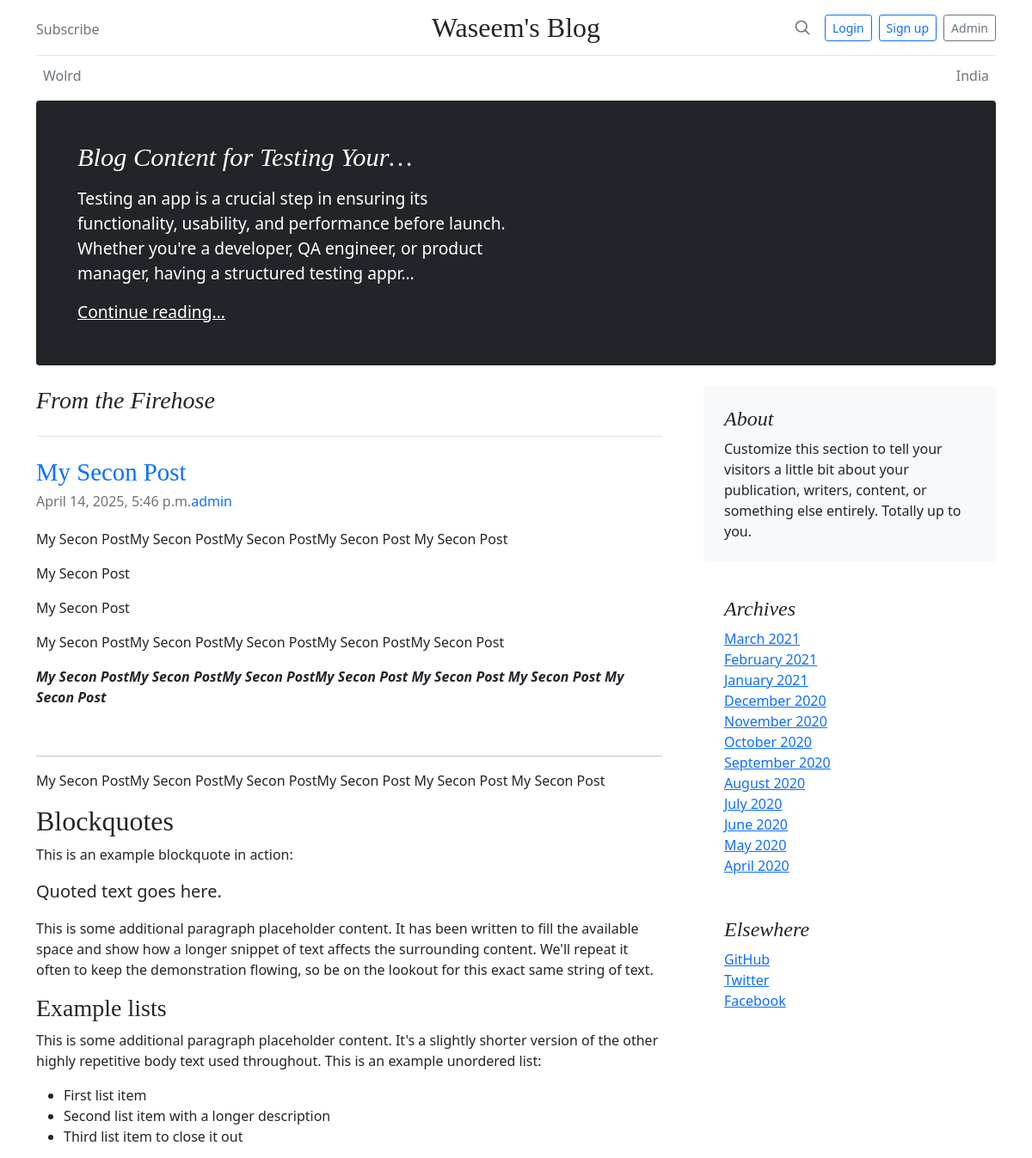
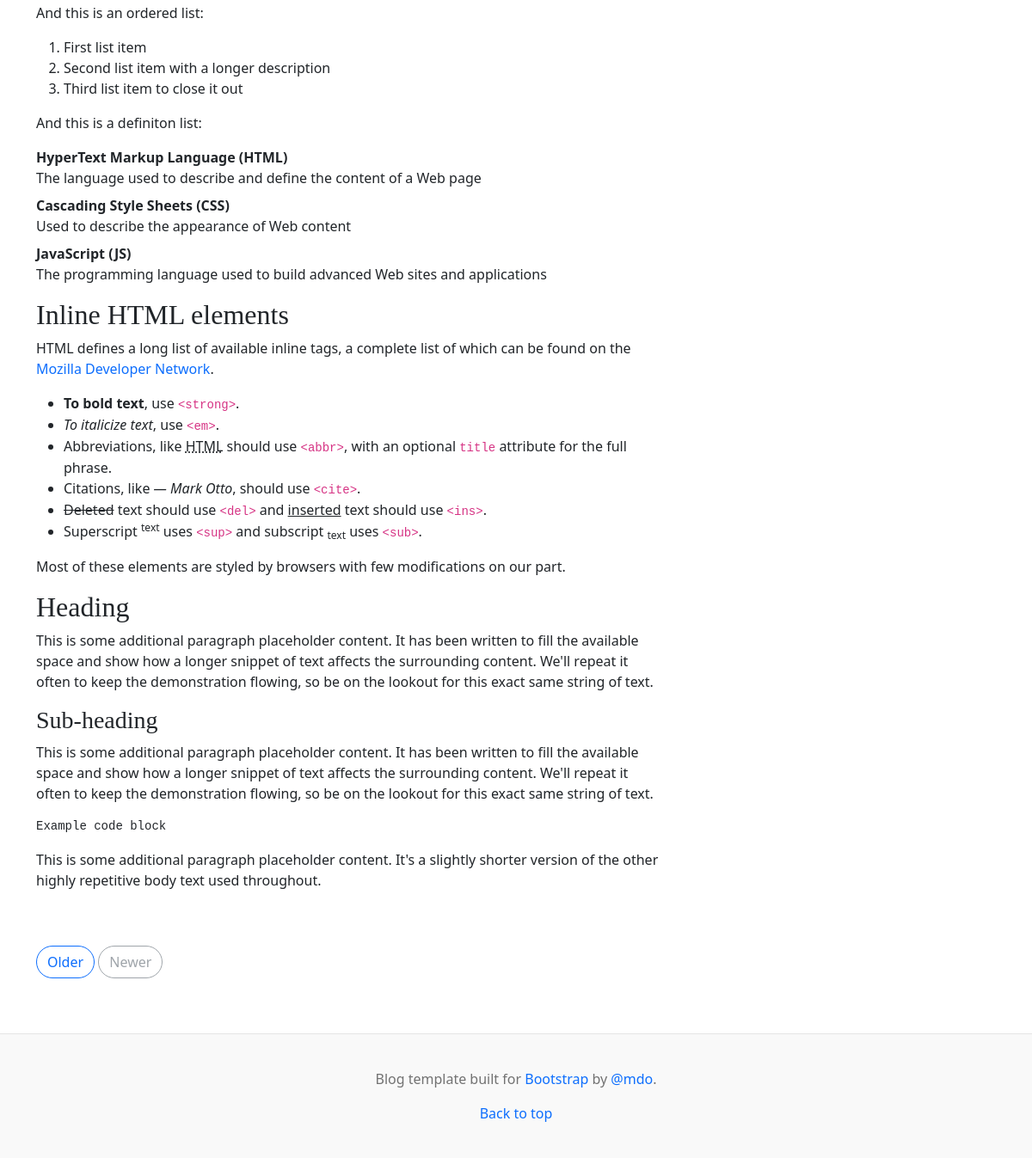
Page /blog/post/2025/4/14/my-secon-post/ on the committed database (2 pictures, top to bottom).
### blog/models.py (models this page shows, shortened)
class Category(models.Model):
    name = models.CharField(max_length=100, unique=True)
    slug = models.SlugField(max_length=100, unique=True)
    description = models.TextField(blank=True)
    class Meta:
        verbose_name_plural = "Categories"

class Post(models.Model):
    STATUS_CHOICES = (
        ('draft', 'Draft'),
        ('published', 'Published'),
    )
    title = models.CharField(max_length=200)
    slug = models.SlugField(max_length=200, unique_for_date='publish_date')
    author = models.ForeignKey(User, on_delete=models.CASCADE, related_name='blog_posts')
    content = RichTextField(config_name='default')
    excerpt = models.TextField(blank=True, max_length=300)
    publish_date = models.DateTimeField(default=timezone.now)
    created_at = models.DateTimeField(auto_now_add=True)
    updated_at = models.DateTimeField(auto_now=True)
    status = models.CharField(max_length=10, choices=STATUS_CHOICES, default='draft')
    featured_image = models.ImageField(upload_to='blog/images/%Y/%m/%d/',blank=True, null=True,
                                        help_text="Upload a featured image for this post (recommended size: 1200x630px),",
                                        default='blog/images/default_post_image.webp' )
    featured = models.BooleanField(default=False)
    categories = models.ManyToManyField(Category, related_name='posts')
    tags = models.ManyToManyField(Tag, related_name='posts', blank=True)
    view_count = models.PositiveIntegerField(default=0)
    class Meta:
        ordering = ('-publish_date',)
    def get_absolute_url(self):
        return reverse('blog:post_detail',
                       args=[
                            self.publish_date.year,
                            self.publish_date.month,
                            self.publish_date.day,
                            self.slug,
        ])

### blog/views.py (the view)
# urls.py: path("post/<int:year>/<int:month>/<int:day>/<slug:slug>/", post_detail, name='post_detail'),
def post_detail(request, year, month, day, slug):
    publish_date = datetime(year=year, month=month, day=day).date()
    featured_posts = Post.objects.filter( featured = True, status = 'published', ).order_by('publish_date')[:1]
    post = get_object_or_404(
        Post,
        publish_date__year=year,
        publish_date__month=month,
        publish_date__day=day,
        slug=slug,
        status='published'
    )
    categories = Category.objects.all()
    context = {
        'post': post,
        'categories':categories,
        'featured_posts':featured_posts,
    }
    return render(request, 'blog/view_post.html', context)

### templates/blog/view_post.html (shortened to what this page needs)
{% load static %}
<!doctype html>
<html lang="en">
  <head>
<link href="{% static 'css/Bootstrap.min.css' %}" rel="stylesheet">
    <link href="{% static 'css/blog.css' %}" rel="stylesheet">
  </head>
  <body>
    {% include '../includes/navbar.html' %}
<main class="container">
  {% include '../includes/featured.html' %}
  </div>
  <div class="row g-5">
    <div class="col-md-8">
      <h3 class="pb-4 mb-4 fst-italic border-bottom">
        From the Firehose
      </h3>
      {% block content %}
      <article class="blog-post">
        <h2 class="blog-post-title"><a href="{{ post.get_absolute_url }}"> {{post.title}}</a></h2>
        <p class="blog-post-meta">{{post.publish_date}}<a href="#">{{post.author}}</a></p>
        <p>{{post.content | safe}}</p>
        <hr>
        <p>{{post.excerpt}}</p>
        <h2>Blockquotes</h2>
        <p>This is an example blockquote in action:</p>
        <blockquote class="blockquote">
          <p>Quoted text goes here.</p>
        </blockquote>
        <p>This is some additional paragraph placeholder content. It has been written to fill the available space and show how a longer snippet of text affects the surrounding content. We'll repeat it often to keep the demonstration flowing, so be on the lookout for this exact same string of text.</p>
        <h3>Example lists</h3>
        <p>This is some additional paragraph placeholder content. It's a slightly shorter version of the other highly repetitive body text used throughout. This is an example unordered list:</p>
        <ul>
          <li>First list item</li>
          <li>Second list item with a longer description</li>
          <li>Third list item to close it out</li>
        </ul>
        <p>And this is an ordered list:</p>
        <ol>
          <li>First list item</li>
          <li>Second list item with a longer description</li>
          <li>Third list item to close it out</li>
        </ol>
        <p>And this is a definiton list:</p>
        <dl>
          <dt>HyperText Markup Language (HTML)</dt>
          <dd>The language used to describe and define the content of a Web page</dd>
          <dt>Cascading Style Sheets (CSS)</dt>
          <dd>Used to describe the appearance of Web content</dd>
          <dt>JavaScript (JS)</dt>
          <dd>The programming language used to build advanced Web sites and applications</dd>
        </dl>
        <h2>Inline HTML elements</h2>
        <p>HTML defines a long list of available inline tags, a complete list of which can be found on the <a href="https://developer.mozilla.org/en-US/docs/Web/HTML/Element">Mozilla Developer Network</a>.</p>
        <ul>
          <li><strong>To bold text</strong>, use <code class="language-plaintext highlighter-rouge">&lt;strong&gt;</code>.</li>
          <li><em>To italicize text</em>, use <code class="language-plaintext highlighter-rouge">&lt;em&gt;</code>.</li>
          <li>Abbreviations, like <abbr title="HyperText Markup Langage">HTML</abbr> should use <code class="language-plaintext highlighter-rouge">&lt;abbr&gt;</code>, with an optional <code class="language-plaintext highlighter-rouge">title</code> attribute for the full phrase.</li>
          <li>Citations, like <cite>— Mark Otto</cite>, should use <code class="language-plaintext highlighter-rouge">&lt;cite&gt;</code>.</li>
          <li><del>Deleted</del> text should use <code class="language-plaintext highlighter-rouge">&lt;del&gt;</code> and <ins>inserted</ins> text should use <code class="language-plaintext highlighter-rouge">&lt;ins&gt;</code>.</li>
          <li>Superscript <sup>text</sup> uses <code class="language-plaintext highlighter-rouge">&lt;sup&gt;</code> and subscript <sub>text</sub> uses <code class="language-plaintext highlighter-rouge">&lt;sub&gt;</code>.</li>
        </ul>
        <p>Most of these elements are styled by browsers with few modifications on our part.</p>
        <h2>Heading</h2>
        <p>This is some additional paragraph placeholder content. It has been written to fill the available space and show how a longer snippet of text affects the surrounding content. We'll repeat it often to keep the demonstration flowing, so be on the lookout for this exact same string of text.</p>
        <h3>Sub-heading</h3>
        <p>This is some additional paragraph placeholder content. It has been written to fill the available space and show how a longer snippet of text affects the surrounding content. We'll repeat it often to keep the demonstration flowing, so be on the lookout for this exact same string of text.</p>
        <pre><code>Example code block</code></pre>
        <p>This is some additional paragraph placeholder content. It's a slightly shorter version of the other highly repetitive body text used throughout.</p>
      </article>
      <nav class="blog-pagination" aria-label="Pagination">
        <a class="btn btn-outline-primary" href="#">Older</a>
        <a class="btn btn-outline-secondary disabled" href="#" tabindex="-1" aria-disabled="true">Newer</a>
      </nav>
    </div>
    {% endblock %}
    <div class="col-md-4">
      <div class="position-sticky" style="top: 2rem;">
        <div class="p-4 mb-3 bg-light rounded">
          <h4 class="fst-italic">About</h4>
          <p class="mb-0">Customize this section to tell your visitors a little bit about your publication, writers, content, or something else entirely. Totally up to you.</p>
        </div>
        <div class="p-4">
          <h4 class="fst-italic">Archives</h4>
          <ol class="list-unstyled mb-0">
            <li><a href="#">March 2021</a></li>
            <li><a href="#">February 2021</a></li>
            <li><a href="#">January 2021</a></li>
            <li><a href="#">December 2020</a></li>
            <li><a href="#">November 2020</a></li>
            <li><a href="#">October 2020</a></li>
            <li><a href="#">September 2020</a></li>
            <li><a href="#">August 2020</a></li>
            <li><a href="#">July 2020</a></li>
            <li><a href="#">June 2020</a></li>
            <li><a href="#">May 2020</a></li>
            <li><a href="#">April 2020</a></li>
          </ol>
        </div>
        <div class="p-4">
          <h4 class="fst-italic">Elsewhere</h4>
          <ol class="list-unstyled">
            <li><a href="#">GitHub</a></li>
            <li><a href="#">Twitter</a></li>
            <li><a href="#">Facebook</a></li>
          </ol>
        </div>
      </div>
    </div>
  </div>
</main>
<footer class="blog-footer">
  <p>Blog template built for <a href="https://getbootstrap.com/">Bootstrap</a> by <a href="https://twitter.com/mdo">@mdo</a>.</p>
  <p>
    <a href="#">Back to top</a>
  </p>
</footer>
  </body>
</html>

### templates/includes/navbar.html
{% load static %}
<div class="container">
    <header class="blog-header py-3">
      <div class="row flex-nowrap justify-content-between align-items-center">
        <div class="col-4 pt-1">
          <a class="link-secondary" href="#">Subscribe</a>
        </div>
        <div class="col-4 text-center">
          <a class="blog-header-logo text-dark" href="">Waseem's Blog</a>
        </div>
        <div class="col-4 d-flex justify-content-end align-items-center">
          <a class="link-secondary" href="#" aria-label="Search">
            <svg xmlns="http://www.w3.org/2000/svg" width="20" height="20" fill="none" stroke="currentColor" stroke-linecap="round" stroke-linejoin="round" stroke-width="2" class="mx-3" role="img" viewBox="0 0 24 24"><title>Search</title><circle cx="10.5" cy="10.5" r="7.5"/><path d="M21 21l-5.2-5.2"/></svg>
          </a>
          <a class="btn btn-sm btn-outline-primary me-2" href="#">Login</a>
          <a class="btn btn-sm btn-outline-primary me-2" href="#">Sign up</a>
          <a class="btn btn-sm btn-outline-secondary" href="/admin/">Admin</a>
        </div>
      </div>
    </header>
    <div class="nav-scroller py-1 mb-2">
      <nav class="nav d-flex justify-content-between">
        {% for categorie in categories %}
        <a class="p-2 link-secondary" href="#">{{categorie.name}}</a>
        {% endfor %}
      </nav>
    </div>
  </div>

### templates/includes/featured.html
{% load static %}
<div class="p-4 p-md-5 mb-4 text-white rounded bg-dark">
    {% for post in featured_posts %}
    <div class="col-md-6 px-0">
      <h1 class="display-7 fst-italic">{{post.title | truncatechars:30}}</h1>
      <p class="lead my-3">{{post.excerpt | truncatechars:200}}</p>
      <p class="lead mb-0" ><a href="{{ post.get_absolute_url }}" class="text-white ">Continue reading...</a></p>
      {% endfor %}
    </div>

### static/css/blog.css (style rules this page uses)
.blog-header { line-height: 1; border-bottom: 1px solid #e5e5e5; }
.blog-header-logo { font-family: "Playfair Display", Georgia, "Times New Roman", serif; font-size: 2.00rem; text-decoration: none; }
h1, h2, h3, h4, h5, h6 { font-family: "Playfair Display", Georgia, "Times New Roman", serif; }
.display-7 { font-size: 1.9rem; }
.lead { font-size: 1.2rem; }
.nav-scroller { position: relative; z-index: 2; height: 2.75rem; overflow-y: hidden; }
.nav-scroller .nav { display: flex; flex-wrap: nowrap; padding-bottom: 1rem; margin-top: -1px; overflow-x: auto; text-align: center; white-space: nowrap; -webkit-overflow-scrolling: touch; }
.blog-pagination { margin-bottom: 4rem; }
.blog-pagination > .btn { border-radius: 2rem; }
.blog-post { margin-bottom: 4rem; text-decoration: none; }
.blog-post a { text-decoration: none; }
.blog-post-title { margin-bottom: .25rem; font-size: 1.80rem; text-decoration: none; }
.blog-post-meta { margin-bottom: 1.25rem; color: #727272; }
.blog-footer { padding: 2.5rem 0; color: #727272; text-align: center; background-color: #f9f9f9; border-top: .05rem solid #e5e5e5; text-decoration: none; }
.blog-footer a { text-decoration: none; }
.blog-footer p:last-child { margin-bottom: 0; text-decoration: none; }
.link-secondary { text-decoration: none; }

### rows in the picture
Category: name "Wolrd"
Category: name "India"
Post: title "Blog Content for Testing Your…", excerpt "Testing an app is a crucial step in ensuring its functionality, usability, and performance before launch. Whether you're a developer, QA engineer, or product manager, having a structured testing appr…"
Post: title "My Secon Post", publish_date "April 14, 2025, 5:46 p.m.", author "admin", content "My Secon PostMy Secon PostMy Secon PostMy Secon Post My Secon Post My Secon Post My Secon Post My Secon PostMy Secon PostMy Secon PostMy Secon PostMy Secon Post My Secon PostMy Secon PostMy Secon PostMy Secon Post My Secon Post My Secon Post My Secon Post", excerpt "My Secon PostMy Secon PostMy Secon PostMy Secon Post My Secon Post My Secon Post"
